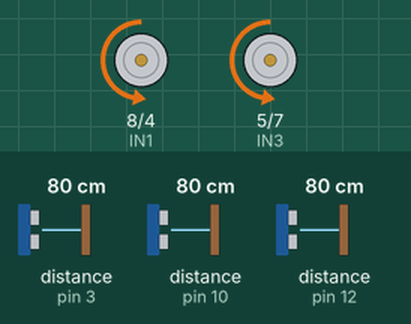
Simulated run of this sketch. Board: Arduino Uno, built with avr-gcc and run on an emulated ATmega328P. Shown: motor-driver pin pairs drawn as motors (green arrow = first pin HIGH = forward, orange = second pin HIGH = backward, longer = more drive, scaled by the enable pin). The inputs (shaded band) are chosen by the test bench; at power-on: distance to the obstacle (sensors on pin 3, pin 12, pin 10) 80 cm. The echo pulse lasts 58.3 µs per cm; what the sketch prints to the serial monitor is not drawn.

Above: at 1.3 s.
1.4 s: distance to the obstacle (sensor on pin 3) set to 2 cm
At 2.7 s:
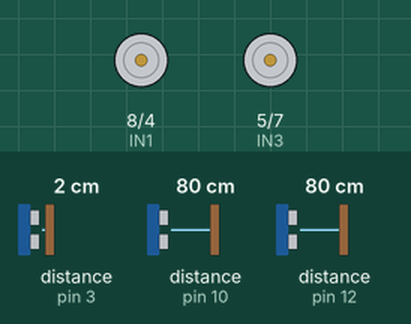
3.0 s: distance to the obstacle (sensor on pin 3) set to 13 cm
6.0 s: distance to the obstacle (sensor on pin 3) set to 16 cm
At 7.3 s:
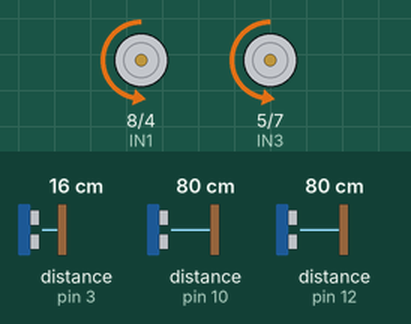
Timing chart, 0 to 8.6 s (numbered marks = the images above; inputs shaded):
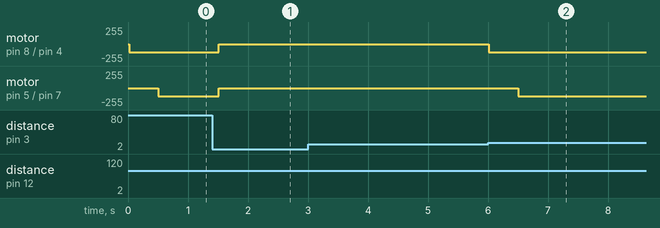

The sketch:

WallFollowerV3.ino
```cpp
#include <TaskScheduler.h>
#include <NewPing.h>

#define TRIGGER_PIN1    2     // Arduino pin tied to trigger pin on the ultrasonic sensor.
#define ECHO_PIN1       3     // Arduino pin tied to echo pin on the ultrasonic sensor.
#define TRIGGER_PIN2    11    // Arduino pin tied to trigger pin on the ultrasonic sensor.
#define ECHO_PIN2       10    // Arduino pin tied to echo pin on the ultrasonic sensor.
#define TRIGGER_PIN3    13    // Arduino pin tied to trigger pin on the ultrasonic sensor.
#define ECHO_PIN3       12    // Arduino pin tied to echo pin on the ultrasonic sensor.
#define MAX_DISTANCE    200   // Maximum distance we want to ping for (in centimeters). Maximum sensor distance is rated at 400-500cm.
#define INTERVAL_SONAR  500    // Interval for sonar readings in milliseconds

int IN1 = 8;
int IN2 = 4;
int IN3 = 5;
int IN4 = 7;
int ENA = 9;
int ENB = 6;
int jdepan = 0, jkiri = 0, jkanan = 0;

Scheduler scheduler;

NewPing sonar1(TRIGGER_PIN1, ECHO_PIN1, MAX_DISTANCE);  // NewPing setup of pins and maximum distance.
NewPing sonar2(TRIGGER_PIN2, ECHO_PIN2, MAX_DISTANCE);  // NewPing setup of pins and maximum distance.
NewPing sonar3(TRIGGER_PIN3, ECHO_PIN3, MAX_DISTANCE);  // NewPing setup of pins and maximum distance.

void sonar(); // Deklarasi fungsi sonar()

Task sonarTask(INTERVAL_SONAR, TASK_FOREVER, &sonar);

void setup() {
  Serial.begin(115200);
  pinMode(ENA, OUTPUT);
  pinMode(ENB, OUTPUT);
  pinMode(IN1, OUTPUT);
  pinMode(IN2, OUTPUT);
  pinMode(IN3, OUTPUT);
  pinMode(IN4, OUTPUT);

  scheduler.init();
  scheduler.addTask(sonarTask);
  sonarTask.enable();
}

void loop() {
  scheduler.execute();
  wallfollowerLogic();
}

void sonar() { // Implementasi fungsi sonar()
  jdepan = sonar1.ping_cm();
  jkanan = sonar2.ping_cm();
  jkiri = sonar3.ping_cm();
  Serial.print("Jarak depan: ");
  Serial.println(jdepan);
  Serial.print("Jarak kanan: ");
  Serial.println(jkanan);
  Serial.print("Jarak kiri: ");
  Serial.println(jkiri);
}

void wallfollowerLogic() {
  if (jdepan <= 15) {
    Stop();
  } else if (jkiri > 15 && jkiri <= 30) {
    Maju();
  } else if (jkiri <= 15) {
    Kanan();
    Maju();
  } else if (jkiri > 30) {
    Kiri();
    Maju();
  }
}

void Mundur() {
  analogWrite(ENA, 127);
  analogWrite(ENB, 127);
  digitalWrite(IN1, HIGH);
  digitalWrite(IN2, LOW);
  digitalWrite(IN3, HIGH);
  digitalWrite(IN4, LOW);
  Serial.println("Mundur");
}

void Maju() {
  analogWrite(ENA, 127);
  analogWrite(ENB, 127);
  digitalWrite(IN1, LOW);
  digitalWrite(IN2, HIGH);
  digitalWrite(IN3, LOW);
  digitalWrite(IN4, HIGH);
  Serial.println("Maju");
}

void Stop() {
  analogWrite(ENA, 0);
  analogWrite(ENB, 0);
  digitalWrite(IN1, LOW);
  digitalWrite(IN2, LOW);
  digitalWrite(IN3, LOW);
  digitalWrite(IN4, LOW);
  Serial.println("Berhenti");
}

void Kanan() {
  analogWrite(ENA, 64);
  analogWrite(ENB, 127);
  digitalWrite(IN1, LOW);
  digitalWrite(IN2, HIGH);
  digitalWrite(IN3, LOW);
  digitalWrite(IN4, HIGH);
  Serial.println("Kanan");
}

void Kiri() {
  analogWrite(ENA, 127);
  analogWrite(ENB, 64);
  digitalWrite(IN1, LOW);
  digitalWrite(IN2, HIGH);
  digitalWrite(IN3, LOW);
  digitalWrite(IN4, HIGH);
  Serial.println("Kiri");
}
```

Measured:
- the behaviour switches between 15 and 16 cm on distance to the obstacle (sensor on pin 3) (found by bisection; images 1 and 2)
- after the input at 1.4 s, motor on pin 8 (IN1) / pin 4 (IN2), motor on pin 5 (IN3) / pin 7 (IN4): backward 127/255 → stopped after 0.11 s
- after the input at 6.0 s, motor on pin 8 (IN1) / pin 4 (IN2): stopped → backward 127/255 at once; motor on pin 5 (IN3) / pin 7 (IN4): stopped → backward 127/255 after 0.50 s
